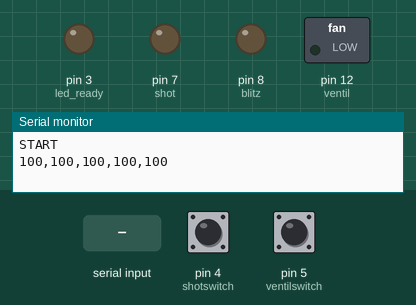
Recording of a sketch running on a simulated Arduino Uno, built with avr-gcc and run on an emulated ATmega328P. Shown: switched loads named in the sketch (green lamp = pin HIGH), output pins drawn as LEDs (lit = HIGH), the last lines printed to the serial monitor. Dashed ring = blinking. Inputs (shaded band) come from the test bench; at power-on: pin 4 (shotswitch) LOW, pin 5 (ventilswitch) LOW.

Above: at 1.2 s.
1.3 s: pin 4 (shotswitch) pulled HIGH for 1 s
At 2.05 s:
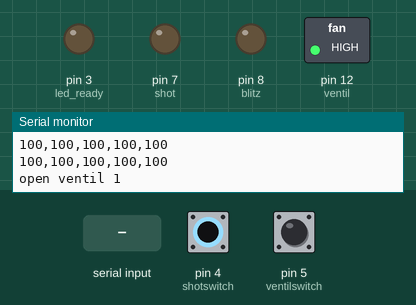
4.8 s: pin 5 (ventilswitch) pulled HIGH for 0.15 s
At 5.05 s:
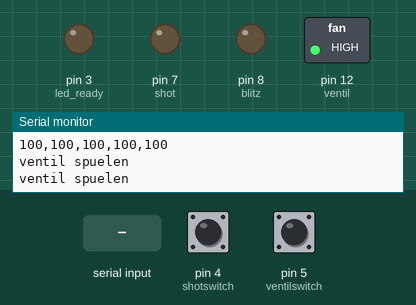
6.5 s: "90,45,200\n" received over Serial
10.6 s: pin 4 (shotswitch) pulled HIGH for 3.2 s
At 11.61 s:
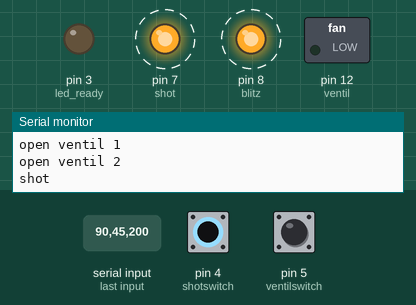
15.3 s: pin 5 (ventilswitch) pulled HIGH for 3.2 s
At 17.0 s:
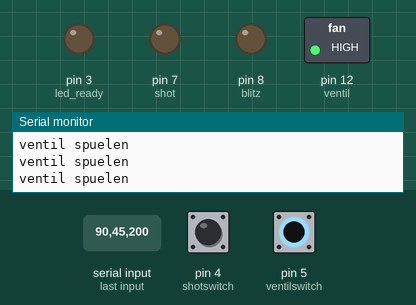
Timing chart, 0 to 20.1 s (numbered marks = the images above; inputs shaded):
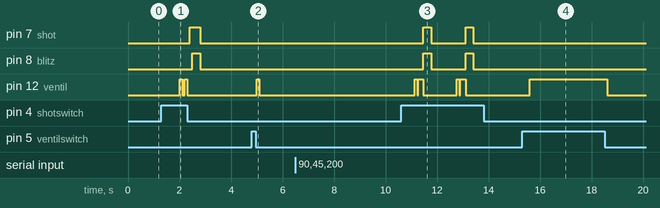

The sketch:

ventil.ino
```cpp
int led_ready = 3;
int ventil = 12;
int blitz = 8;
int shot = 7;
int shotswitch = 4;
int ventilswitch = 5;
bool bserial = true;

int ventilOpen1 = 100;
int ventilDelay = 100;
int ventilOpen2 = 100;
int delayShot = 100;
int delayBlitz = 100;

void setup() {

  pinMode(led_ready, OUTPUT);
  pinMode(shot, OUTPUT);
  pinMode(blitz, OUTPUT);
  pinMode(ventil, OUTPUT);
  pinMode(shotswitch, INPUT);
  pinMode(ventilswitch, INPUT);

  digitalWrite(led_ready, LOW);
  digitalWrite(ventil, LOW);
  digitalWrite(shot, LOW);
  digitalWrite(blitz, LOW);

  Serial.begin(9600);
  mylog("START") ;
}


void loop() {

  readSerialData();

  int ventilready = digitalRead(ventilswitch);
  while(1 == ventilready) {
    mylog("ventil spuelen");
    delay(100);
    openVentil();
    ventilready = digitalRead(ventilswitch);
  }

  int shotready = digitalRead(shotswitch);

  while(1 == shotready) {
    digitalWrite(ventil,HIGH);
    mylog("open ventil 1");
    delay(ventilOpen1);
    digitalWrite(ventil,LOW);
    delay(ventilDelay);
    if(ventilOpen2 > 0) {
      digitalWrite(ventil,HIGH);
      mylog("open ventil 2");
      delay(ventilOpen2);
      digitalWrite(ventil,LOW);
    }

    delay(delayShot);

    mylog("shot");
    digitalWrite(shot,HIGH);
    delay(delayBlitz);
    digitalWrite(blitz,HIGH);
    delay(300);
    digitalWrite(blitz,LOW);
    digitalWrite(shot,LOW);

    delay(1000);

    shotready = digitalRead(shotswitch);
  }
  delay(1000);
  mylog("" + String(ventilOpen1) + "," + String(ventilDelay) + "," + String(ventilOpen2) + "," + String(delayShot) + "," + String(delayBlitz));

}

void mylog(String value) {
  if(bserial == true) {
    Serial.println(value);
  }
}

void openVentil() {

  int ventilready = digitalRead(ventilswitch);
  while(1 == ventilready) {
    delay(100);
    mylog("ventil spuelen");
    digitalWrite(ventil,HIGH);
    ventilready = digitalRead(ventilswitch);
  }
  delay(100);
  digitalWrite(ventil,LOW);
}

void readSerialData() {

  while (Serial.available() > 0) {
    mylog("readSerialData");

    ventilOpen1 = Serial.parseInt();
    ventilDelay = Serial.parseInt();
    ventilOpen2 = Serial.parseInt();
    delayShot = Serial.parseInt();
    delayBlitz = Serial.parseInt();


    //if (Serial.read() == '\n') {
      // print the three numbers in one string as hexadecimal:
      Serial.println("Ventil open 1 : " + String(ventilOpen1) + " # ");
      Serial.println("Ventil open 2 : " + String(ventilOpen2) + " # ");
      Serial.println("delay " + String(ventilDelay) + " # ");
      Serial.println("delayShot " + String(delayShot) + "");
      Serial.println("delayBlitz " + String(delayBlitz) + "");
    //}
  }

}
```

Measured:
- after the input at 1.3 s, pin 7 (shot): LOW → HIGH after 1.1 s, → LOW 0.40 s later; pin 8 (blitz): LOW → HIGH after 1.2 s, → LOW 0.30 s later; pin 12 (ventil): alternates HIGH for 0.10 s and LOW for 0.10 s, 4 changes in all, then stays LOW, starting after 0.70 s
- after the input at 4.8 s, pin 12 (ventil): LOW → HIGH after 0.20 s, → LOW 0.10 s later
- after the input at 10.6 s, pin 7 (shot), pin 8 (blitz): alternates HIGH for 0.30 s and LOW for 1.3 s, starting after 0.87 s
- after the input at 15.3 s, pin 12 (ventil): LOW → HIGH after 0.30 s, → LOW 3.0 s later
